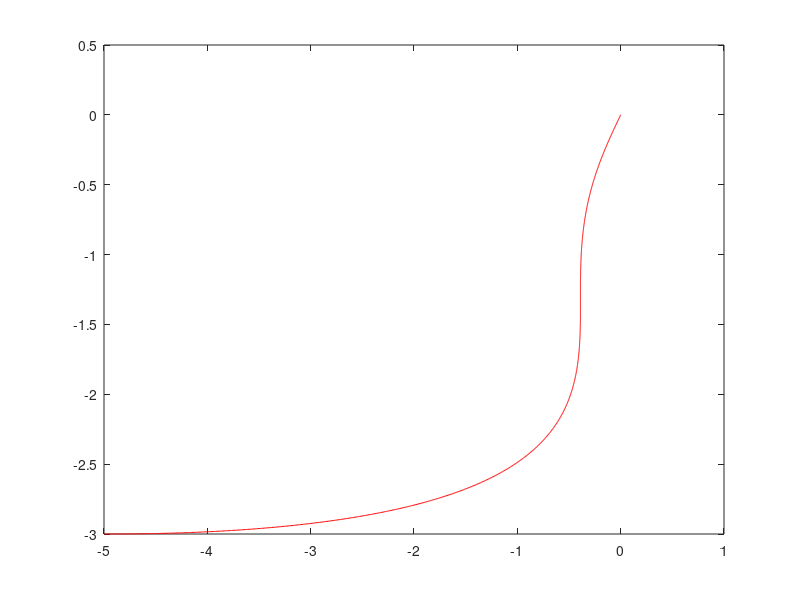

The MATLAB script that drew this image: (Note: this script raises an error after producing the figure.)
function f = car_traj_fl()
% EN.530.678: HW#4 sample
% 1) compute a reference path using a polynomial in flat output space
% 2) track the path using feedback linearization
%
% M. Kobilarov, Spring 2014


% boundary conditions in state space
x0 = [-5; -3; 0 ; 0.5; 0];
xf = [0; 0; 1; 0.5; 0];
T = 10;
error_true = [];
u_true = [];
t_true = [];

%%%%%%%%% TRAJECTORY GENERATION %%%%%%%%%%%%%

% norm of initial and final velocity along desired path
% it determines how much the curves will bend
% and can be freely chosen
S.u1_start = 1;
S.u1_end = 0;
S.u2 = 0;

% boundary conditions in flat output space 
y0 = uni_h(x0);
yf = uni_h(xf);
dy0 = x0(4)*[cos(x0(3)); sin(x0(3))]; % desired starting velocity
dyf = xf(4)*[cos(xf(3)); sin(xf(3))]; % desired end velocity
d2y0 = [S.u1_start*cos(x0(3))-x0(4)^2*sin(x0(3))*tan(x0(5));S.u1_start*sin(x0(3))+x0(4)^2*cos(x0(3))*tan(x0(5))];
d2yf = [S.u1_end*cos(xf(3))-xf(4)^2*sin(xf(3))*tan(xf(5));S.u1_end*sin(xf(3))+xf(4)^2*cos(xf(3))*tan(xf(5))];


% compute path coefficients
A = poly5_coeff(y0, dy0, d2y0, yf, dyf, d2yf, T)

% plot desired path
X = A*poly5([0:.01:T]);
plot(X(1,:), X(2,:), '-r')
hold on


% %%%%%%%%% TRAJECTORY TRACKING %%%%%%%%%%%%%
S.A = A;

% gains
S.k = [5;5;8];

% perturb initial condition
x = x0 + [.25;.25;.1;.1;.05]

% augmented state with dynamic compensator, i.e xi=u1
xa = [x; S.u1_start];

% simulate system
[ts, xas] = ode45(@uni_ode, [0 T], xa, [], S);

% visualize
plot(xas(:,1), xas(:,2), '-b');

legend('desired', 'executed')
title('With control limit')

figure
plot(t_true,error_true,'-b')
xlabel('t')
ylabel('Norm(error)')
title('Distance to Goal')


%%%%%%%%%%%%%%%%%%%%%%%%%%%%%%%%%%%%%%%%%%%%


function A = poly5_coeff(y0, dy0, ddy0, yf, dyf, ddyf, T)
% computes cubic curve connecting (y0,dy0) and (yf, dyf) at time T

Y = [y0, dy0, ddy0, yf, dyf, ddyf]
L = [poly5(0), dpoly5(0), d2poly5(0),poly5(T), dpoly5(T), d2poly5(T)];
A = Y*inv(L);
end

%%%%%%%%%%%%%%%%%%%%%%%%%%%%%%%%%%%%%%%%%%%%%%%%

function y = uni_h(x)
% output function

y = x(1:2);
end

function f = poly5(t)
f = [t.^5; t.^4; t.^3; t.^2; t; ones(size(t))];
end

function f = dpoly5(t)
f = [5*t.^4; 4*t.^3; 3*t.^2; 2*t; ones(size(t)); zeros(size(t))];
end

function f = d2poly5(t)
f = [20*t.^3; 12*t.^2; 6*t; 2*ones(size(t)); zeros(size(t)); zeros(size(t))];
end

function f = d3poly5(t)
f = [60*t.^2; 24*t; 6*ones(size(t)); zeros(size(t)); zeros(size(t)); zeros(size(t))];
end


%%%%%%%%%%%%%%%%%%%%%%%%%%%%%%%%%%%%%%%%%%%%%%%%%

function ua = uni_ctrl(t, xa, S)
% tracking control law

% get desired outputs:
yd = S.A*poly5(t);
dyd = S.A*dpoly5(t);
d2yd = S.A*d2poly5(t);
d3yd = S.A*d3poly5(t);

% get current output
y = uni_h(xa);

% compensator, i.e.  xi=u1
xi = xa(end);
c3 = cos(xa(3));
s3 = sin(xa(3));
t5 = tan(xa(5));
s5 = sec(xa(5));
V = xa(4);
% current velocity
dy = [c3; s3]*V;
d2y = [xi*c3-V^2*s3*t5;xi*s3+V^2*c3*t5];

% error state
z1 = y - yd;
z2 = dy - dyd;
z3 = d2y - d2yd;
error_true = [error_true norm(z1)];

% virtual inputs
v = d3yd - S.k(1)*z1 -S.k(2)*z2 - S.k(3)*z3;

%offset
offset =[-2*s3*t5*xi*V-V^3*c3*t5^2-V*s3*t5*xi;
    2*c3*t5*xi*V+V*c3*t5*xi-s3*t5^2*V^3];

% augmented inputs ua=(dxi, u2)
ua = inv([c3 -s5^2*s3*V^2;s3 c3*s5^2*V^2]) * (v-offset);
end




%%%%%%%%%%%%%%%%%%%%%%%%%%%%%%%%%%%%%%%%%%%%%%

function dxa = uni_ode(t, xa, S)

% unicycle ODE
ua = uni_ctrl(t, xa, S);

u_true = [u_true ua];
t_true = [t_true t];

xi = xa(end);
dxi = ua(1);
u2 = ua(2);
if xi > 5
xi = 5;
elseif xi < -5
xi = -5; 
end
if u2 > pi/6
u2 = pi/6;
elseif u2 < -pi/6
u2 = -pi/6; 
end

dxa = [cos(xa(3))*xa(4);
       sin(xa(3))*xa(4);
       tan(xa(5))*xa(4);
       xi;
       u2;
       dxi];
end
   
end
%%%%%%%%%%%%%%%%%%%%%%%%%%%%%%%%%%%%%%%%%%%%%%
